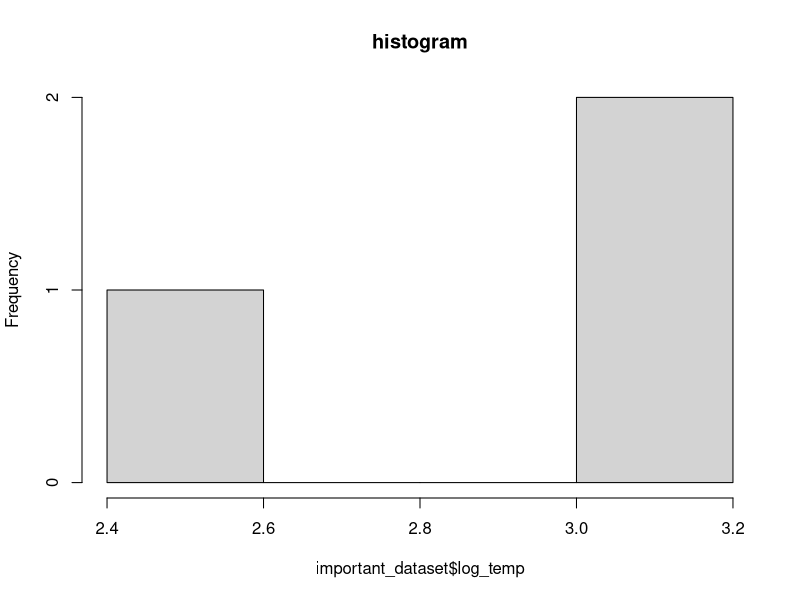

Generate this figure with R:
# analysis script

important_dataset <- data.frame(site_id = c("a","b","c"),
                                temp = c(23.2, 12.1, 20.5))

important_dataset$log_temp <- log(important_dataset$temp)

hist(important_dataset$log_temp, main = "histogram")

# pretend we fix a bug now
